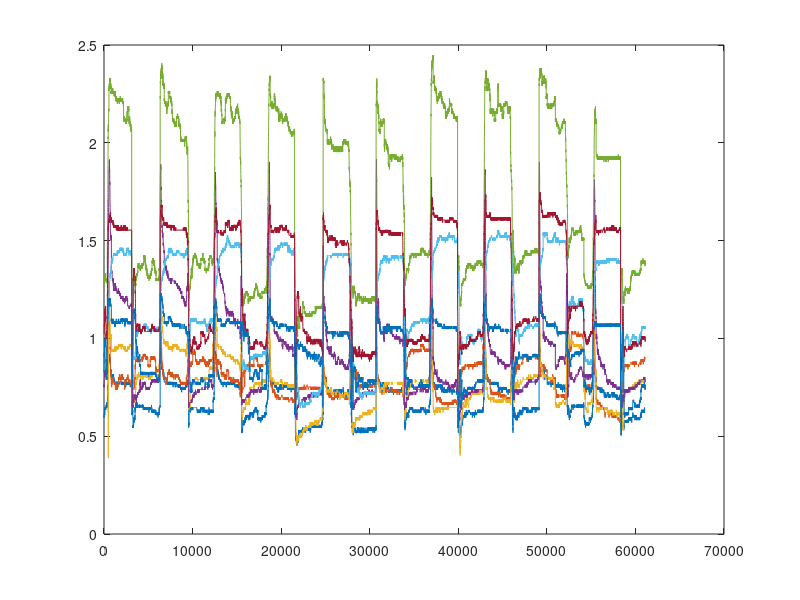

Source code (MATLAB): (Note: this script raises an error after producing the figure.)
% Malthe no load
MaltheNoLoad = load('dataMaltheNoLoad.mat');

MaltheNoLoadfsr = MaltheNoLoad.raw_data.open;

MaltheNoLoadfsr = MaltheNoLoadfsr.fsr_data;

plot(MaltheNoLoadfsr)
%% Malthe no load Extract xls files flexed
Intervals = {[565,3117],[6346,9361],[12549,15348],[18617,21511],[24743,27567],[30742,33730],[36939,39912],[42995,45861],[49136,52030],[55343,58307]};
cutMaltheNoLoadfsr = extract_and_plot_intervals(MaltheNoLoadfsr, Intervals);
for i = 1:10
    filename = sprintf('dataMaltheNoLoadFlexed%04d.xls',i);
    xlswrite(filename, cutMaltheNoLoadfsr(:,:,i))
end

%% Malthe no load Extract xls files rest
Intervals1 = {[3157,6306],[9401,12509],[15408,18577],[21561,24703],[27607,30702],[33770,36899],[39952,42955],[45901,49096],[52070,55303],[58347,61100]};
cutMaltheNoLoadfsr = extract_and_plot_intervals(MaltheNoLoadfsr, Intervals1);
for i = 1:10
    filename = sprintf('dataMaltheNoLoadRest%04d.xls',i);
    xlswrite(filename, cutMaltheNoLoadfsr(:,:,i))
end

%% Louis No Load
LouisNoLoad = load('dataLouisNoLoad.mat');

LouisNoLoadfsr = LouisNoLoad.raw_data.open;

LouisNoLoadfsr = LouisNoLoadfsr.fsr_data;

plot(LouisNoLoadfsr)
%% Louis no load Extract xls files edges
Intervals12 = {[500,1000],[3000,3700],[6200,6800], [9000,9600],[12100,12700],[15300,15900],[18000,18600], [21400,22000],[24450,25050],[27700,28300]};
cutLouisNoLoadedgesfsr = extract_and_plot_intervals(LouisNoLoadfsr, Intervals11);
for i = 1:10
    filename = sprintf('dataLouisNoLoadedges%04d.xls',i);
    xlswrite(filename, cutLouisNoLoadedgesfsr(:,:,i))
end
%% Malthe Load
MaltheLoad = load('dataMaltheLoad.mat');

MaltheLoadfsr = MaltheLoad.raw_data.open;

MaltheLoadfsr = MaltheLoadfsr.fsr_data;

plot(MaltheLoadfsr)
%% Malthe load Extract xls files flexed
Intervals2 = {[1,2850],[6130,9140],[12473,15245], [18534, 21382],[24801,28002],[30921,33672],[37223,39869], [43432,46101],[49202,52077],[55301,58061]};
cutMaltheLoadfsr = extract_and_plot_intervals(MaltheLoadfsr, Intervals2);
for i = 1:10
    filename = sprintf('dataMaltheLoadFlexed%04d.xls',i);
    xlswrite(filename, cutMaltheLoadfsr(:,:,i))
end
%% Malthe load Extract xls files rest
Intervals3 = {[2900,6090],[9180,12400],[15300,18400], [21400,24400 ],[28202,30800],[33800,37000],[40000,43000], [46200,49000],[52200,55200],[58200,60900]};
cutMaltheLoadfsr = extract_and_plot_intervals(MaltheLoadfsr, Intervals3);
for i = 1:10
    filename = sprintf('dataMaltheLoadRest%04d.xls',i);
    xlswrite(filename, cutMaltheLoadfsr(:,:,i))
end
%% Louis Load
LouisLoad = load('dataLouisLoad.mat');

LouisLoadfsr = LouisLoad.raw_data.open;

LouisLoadfsr = LouisLoadfsr.fsr_data;

plot(LouisLoadfsr)
%% Louis load Extract xls files flexed
Intervals4 = {[566,3200],[6440,9427],[12711,15539], [18535,21617],[24841,27744],[30895,34012],[37059,40021], [43280,46199],[49221,52384],[55506,58756]};
cutLouisLoadfsr = extract_and_plot_intervals(LouisLoadfsr, Intervals4);
for i = 1:10
    filename = sprintf('dataLouisLoadFlexed%04d.xls',i);
    xlswrite(filename, cutLouisLoadfsr(:,:,i))
end
%% Louis load Extract xls files Rest
Intervals4 = {[3250,6300],[9500,12600],[15600,18400], [21700,24800],[27800,30800],[34100,37000],[40100,43200], [46300,49200],[52400,55400],[58800,61100]};
cutLouisLoadfsr = extract_and_plot_intervals(LouisLoadfsr, Intervals4);
for i = 1:10
    filename = sprintf('dataLouisLoadRest%04d.xls',i);
    xlswrite(filename, cutLouisLoadfsr(:,:,i))
end
%% Louis load Extract xls files edges
Intervals11 = {[1,566],[3200,3700],[6200,6800], [9300,9900],[12500,13000],[15400,15900],[18400,19000], [21500,22000],[24500,25000],[27700,28200]};
cutLouisLoadedgesfsr = extract_and_plot_intervals(LouisLoadfsr, Intervals11);
for i = 1:10
    filename = sprintf('dataLouisLoadedges%04d.xls',i);
    xlswrite(filename, cutLouisLoadedgesfsr(:,:,i))
end
%% Emil Load
EmilLoad = load('EmilLoad.mat');
EmilLoadfsr = EmilLoad.raw_data.open;
EmilLoadfsr = EmilLoadfsr.fsr_data;

plot(EmilLoadfsr)
%% Emil Load Extract xls files Flexed
Intervals5 ={[1259,5040],[9941,14046],[19151,23213],[28494,32594],[37722,41516],[46758,50857],[56115,59812],[65188,68902],[74422,78293],[83649,87481]};
cutEmilLoadfsr = extract_and_plot_intervals(EmilLoadfsr, Intervals5);
for i = 1:10
    filename = sprintf('dataEmilLoadFlexed%04d.xls',i);
    xlswrite(filename, cutEmilLoadfsr(:,:,i));
end
%% Emil Load Extract xls files Rest
Intervals6 ={[5100,9700],[14300,19000],[23400,28400],[32700,37600],[41600,46600],[51000,56000],[60000,65000],[69000,74300],[78500,83500],[87600,91760]};
cutEmilLoadfsr = extract_and_plot_intervals(EmilLoadfsr, Intervals6);
for i = 1:10
    filename = sprintf('dataEmilLoadRest%04d.xls',i);
    xlswrite(filename, cutEmilLoadfsr(:,:,i));
end
%% Emil No Load
EmilNoLoad = load('EmilNoLoad.mat');
EmilNoLoadfsr = EmilNoLoad.raw_data.open;
EmilNoLoadfsr = EmilNoLoadfsr.fsr_data;

plot(EmilNoLoadfsr)
%% Emil No Load Extract xls files Flexed
Intervals7 = {[462,4503],[9624,13781],[18685,22799],[27773,31989],[37114,41196],[46035,50337],[55341,59577],[64668,68856],[73908,78159],[82998,87264]};
cutEmilNoLoadfsr = extract_and_plot_intervals(EmilNoLoadfsr, Intervals7);
for i = 1:10
    filename = sprintf('dataEmilNoLoadFlexed%04d.xls',i);
    xlswrite(filename, cutEmilNoLoadfsr(:,:,i));
end
%% Emil No Load Extract xls files Rest
Intervals8 = {[4600,9600],[13900,18500],[22900,27500],[32000,37000],[41300,46000],[50300,55300],[59500,64500],[68900,73500],[78200,82500],[87400,91740]};
cutEmilNoLoadfsr = extract_and_plot_intervals(EmilNoLoadfsr, Intervals8);
for i = 1:10
    filename = sprintf('dataEmilNoLoadRest%04d.xls',i);
    xlswrite(filename, cutEmilNoLoadfsr(:,:,i));
end
%% Malthe Load rising edges
Intervals9 = {[2500,3000],[5600,6200],[8700,9500], [11500,12700],[15000,16000],[18000,18500],[21000,22000], [24000,25000],[27500,28500],[30000,31100]};
cutMaltheLoadedgesfsr = extract_and_plot_intervals(MaltheLoadfsr, Intervals9);
for i = 1:10
    filename = sprintf('dataMaltheLoadEdges%04d.xls',i);
    xlswrite(filename, cutMaltheLoadedgesfsr(:,:,i));
end
%% Malthe No Load rising edges
Intervals10 = {[2800,3500],[5900,6500],[9300,9800], [12000,12700],[15100,15600],[18000,18800],[21200,21800], [24300,24800],[27500,28200],[30000,30800]};
cutMaltheNoLoadedgesfsr = extract_and_plot_intervals(MaltheNoLoadfsr, Intervals10);
for i = 1:10
    filename = sprintf('dataMaltheNoLoadEdges%04d.xls',i);
    xlswrite(filename, cutMaltheNoLoadedgesfsr(:,:,i));
end

%% Extraction Function
function [extracted_intervals_array] = extract_and_plot_intervals(signals_array, intervals)
    % Define the desired sample size for each interval
    sample_size = 500;

    % Initialize a cell array to store the extracted intervals
    extracted_intervals = cell(length(intervals), 1);

    % Loop through each specified interval and extract it from the array
    for i = 1:length(intervals)
        start_idx = intervals{i}(1);
        end_idx = intervals{i}(2);

        interval_data = signals_array(start_idx:end_idx, :);

        % If the interval size is greater than the desired sample size,
        % downsample it to the desired size
        if size(interval_data, 1) > sample_size
            downsampled_idx = round(linspace(1, size(interval_data, 1), sample_size));
            interval_data = interval_data(downsampled_idx, :);
        end

        extracted_intervals{i} = interval_data;
    end

    % Convert the cell array of extracted intervals into a 3D array
    extracted_intervals_array = cat(3, extracted_intervals{:});

    % Plot the extracted intervals
    num_intervals = size(extracted_intervals_array, 3);
    num_plots = ceil(num_intervals / 5); % Each figure will contain up to 5 intervals
    for fig = 1:num_plots
        figure;
        for i = (5*(fig-1) + 1):min(5*fig, num_intervals)
            subplot(min(5, num_intervals - 5*(fig-1)), 1, i - 5*(fig-1));
            plot(extracted_intervals_array(:, :, i));
            title(['Interval ', num2str(i)]);
            xlabel('Sample');
            ylabel('Signal Value');
        end
    end
end